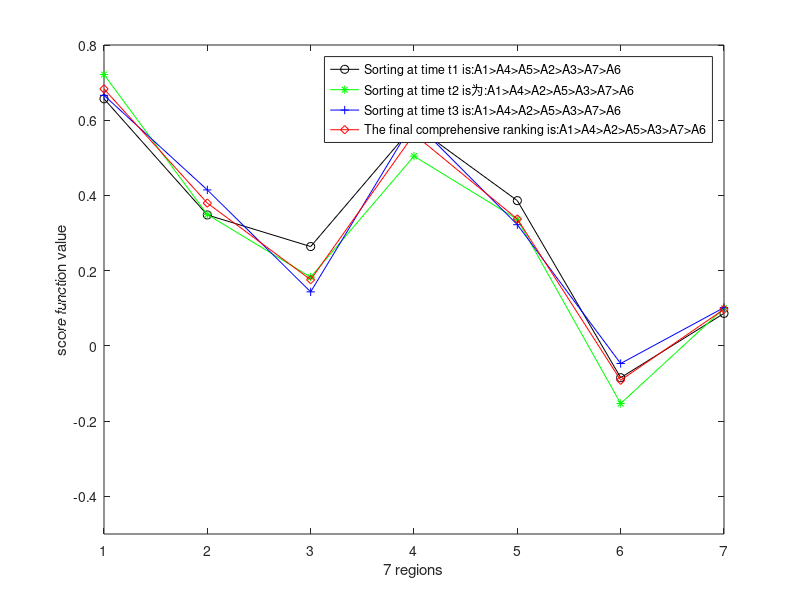

The MATLAB source for this figure:
x=[1 2 3 4 5 6 7];
st1=[0.657012975804419,0.348217895036821,0.264173992851711,0.586230360629928,0.386252500958044,-0.0844397088110456,0.0864956757277656];
st2=[0.721366105797191,0.349271982741033,0.183021205034334,0.504499838257290,0.336424131820913,-0.153090848878366,0.100019605679379];
st3=[0.666203531845275,0.414758872146329,0.143715530167576,0.597962098156450,0.322304843412559,-0.0467098871112597,0.101848792388734];
sT=[0.683247647821200,0.379718296737806,0.176142839561504,0.562907413686382,0.337362375466992,-0.0912389117048718,0.0974427314022315];

% wt=[0.2357,0.2131,0.2767,0.2745];


plot(x,st1,'-ok');
% plot(x,w1,'-o');
hold on
plot(x,st2,'-*g');
% plot(x,w2,'-*');
hold on
plot(x,st3,'-+b');
% plot(x,w3,'-+');
hold on
plot(x,sT,'-dr');
% plot(x,w4,'-+');
hold on
% plot(x,wt2,'-+r');
% % plot(x,w4,'-+');
% hold on
% plot(x,wt3,'-*r');
% % plot(x,w4,'-+');
% hold on

% l1=legend('t1:weight')
legend('Sorting at time t1 is:A1>A4>A5>A2>A3>A7>A6','Sorting at time t2 is为:A1>A4>A2>A5>A3>A7>A6','Sorting at time t3 is:A1>A4>A2>A5>A3>A7>A6','The final comprehensive ranking is:A1>A4>A2>A5>A3>A7>A6');
% leg=legend(w1,'t1:weight',w2,'t2:weight',w3,'t3:weight',wt,'t:weight');
% [legh,objh,outh,outm]=
% set(leg,'Box','off');
% set(legh,'position',[0.2,0.8,0.1,0.1]);

% legh2=copyobj(legh,gcf);
% [legh2,objh2,outh2,outm2]=legend(w2,'t2:weight');
% [legh2,objh2]=legend(w2,'t2:weight');
% set(legh2,'Box','off');
% set(legh2,'position',[0.4,0.8,0.1,0.1]);
% 
% legh3=copyobj(legh2,gcf);
% [legh3,objh3,outh3,outm3]=legend(w3,'t3:weight');
% [legh3,objh3]=legend(w3,'t2:weight');
% set(legh3,'Box','off');
% set(legh3,'position',[0.6,0.8,0.1,0.1]);
set(gca,'xtick',1:1:7);
set(gca,'xticklabel',{'1','2','3','4','5','6','7'});
xlabel('7 regions');
ylabel('score function value');
% title('the sorting of alternatives in different stage');
% text(1.25,0.4,'o--t1-weight');
% text(1.25,0.425,'*--t2-weight');
% text(1.25,0.45,'+--t3-weight');
% legend('t1:weight');
% 
% legend('t2:weight');
% legend('t3:weight');


axis([1 7 -0.5 0.8])
